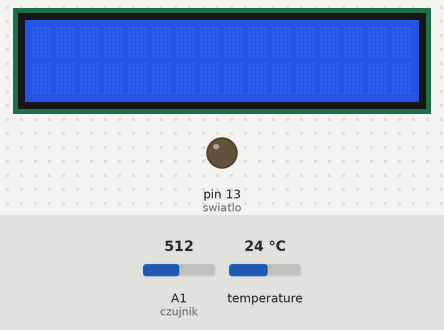
A sketch run on a simulated Arduino Uno, built with avr-gcc and run on an emulated ATmega328P. Parts: 16×2 character LCD, output pins drawn as LEDs (lit = HIGH). The test bench sets the inputs (shaded band); at power-on: A1 (czujnik) = 512, temperature 24 °C. What the sketch prints to the serial monitor is not drawn.

Above: at 1.2 s.
1.3 s: A1 (czujnik) set to 110
At 2.5 s:
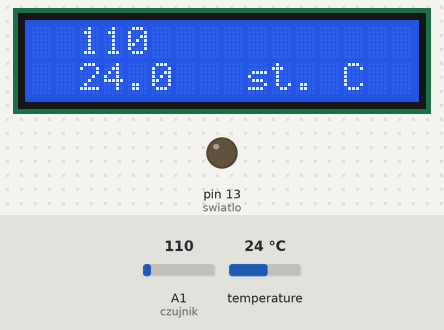
2.8 s: A1 (czujnik) set to 93
At 3.4 s:
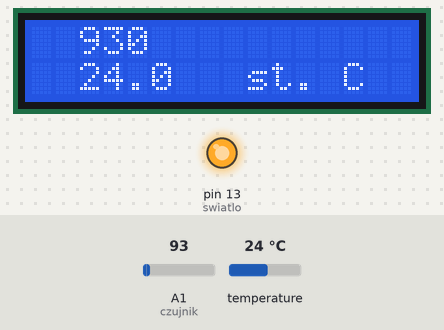
4.3 s: temperature set to 12 °C
At 5.4 s:
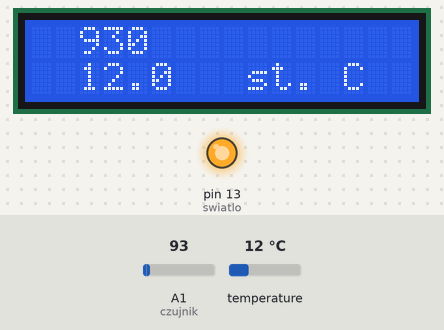
5.8 s: temperature set to 19 °C
At 6.2 s:
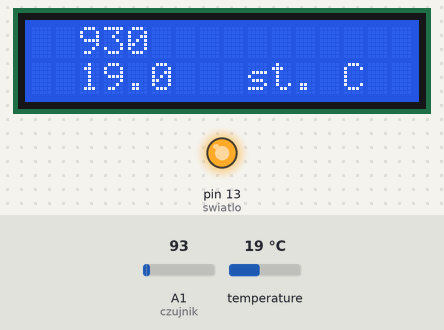
7.3 s: temperature set to 28 °C
At 8.2 s:
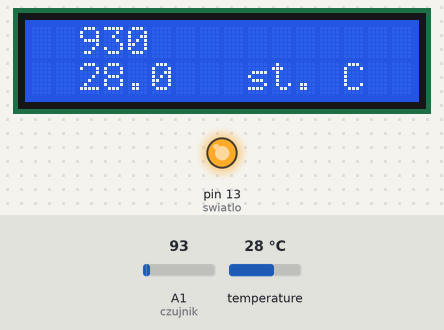
8.8 s: A1 (czujnik) set to 122
At 10.2 s:
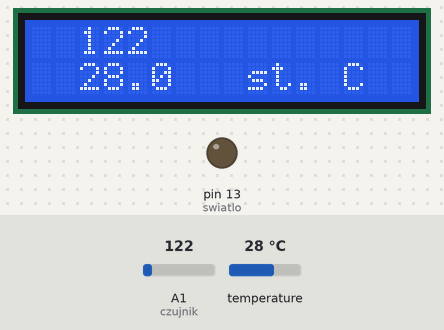
Timing chart, 0 to 11.3 s (numbered marks = the images above; inputs shaded):
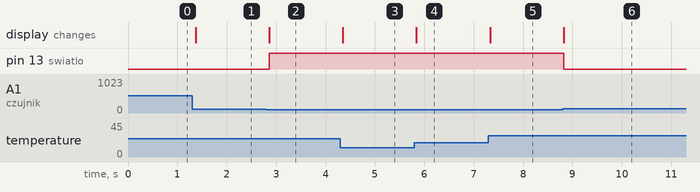

The sketch:

temp_zmierzch.ino
```cpp
#include <OneWire.h>
#include <Wire.h>
#include <DallasTemperature.h>
#include <LiquidCrystal_I2C.h>
#define ONE_WIRE_BUS 2
OneWire oneWire(ONE_WIRE_BUS);
DallasTemperature sensors(&oneWire);
LiquidCrystal_I2C lcd = LiquidCrystal_I2C(0x20, 16, 2);
//************
int czujnik = A1;
void setup()
  {
    Serial.begin(9600);
    sensors.begin();
    lcd.init();
    lcd.backlight();
    //**********
    pinMode(13, OUTPUT); //swiatlo
  }
void loop()
  {
    sensors.requestTemperatures();
    Serial.print(sensors.getTempCByIndex(0)); //dokladnosc wyswietlania temp
    Serial.println("C");
    delay(500);
    // lcd.setCursor(2, 0);
    // lcd.print("TEMPERATURA:");
     lcd.setCursor(2, 1);
     lcd.print(sensors.getTempCByIndex(0),1);
     lcd.setCursor(9,1);
     lcd.print("st. C");
     //******************


//***************
    int war = analogRead(czujnik);
        lcd.setCursor(2, 0);
        lcd.print(war);
    Serial.print(war);
    if (war < 100)
    {
      Serial.print(" dioda on" );
      digitalWrite (13,HIGH);
    }
    else
    {
      digitalWrite(13,LOW);
    }
      Serial.println("");
      delay(200);
  }
```

Measured:
- the behaviour switches between 100 and 99 on A1 (czujnik) (found by bisection; images 1 and 2)
- after the input at 1.3 s, the display: changes after 0.07 s (image 1)
- after the input at 2.8 s, pin 13 (swiatlo): LOW → HIGH after 0.06 s; the display: changes after 0.06 s (image 2)
- after the input at 4.3 s, the display: changes after 0.05 s (image 3)
- after the input at 5.8 s, the display: changes at once (image 4)
- after the input at 7.3 s, the display: changes at once (image 5)
- after the input at 8.8 s, pin 13 (swiatlo): HIGH → LOW at once; the display: changes at once (image 6)
